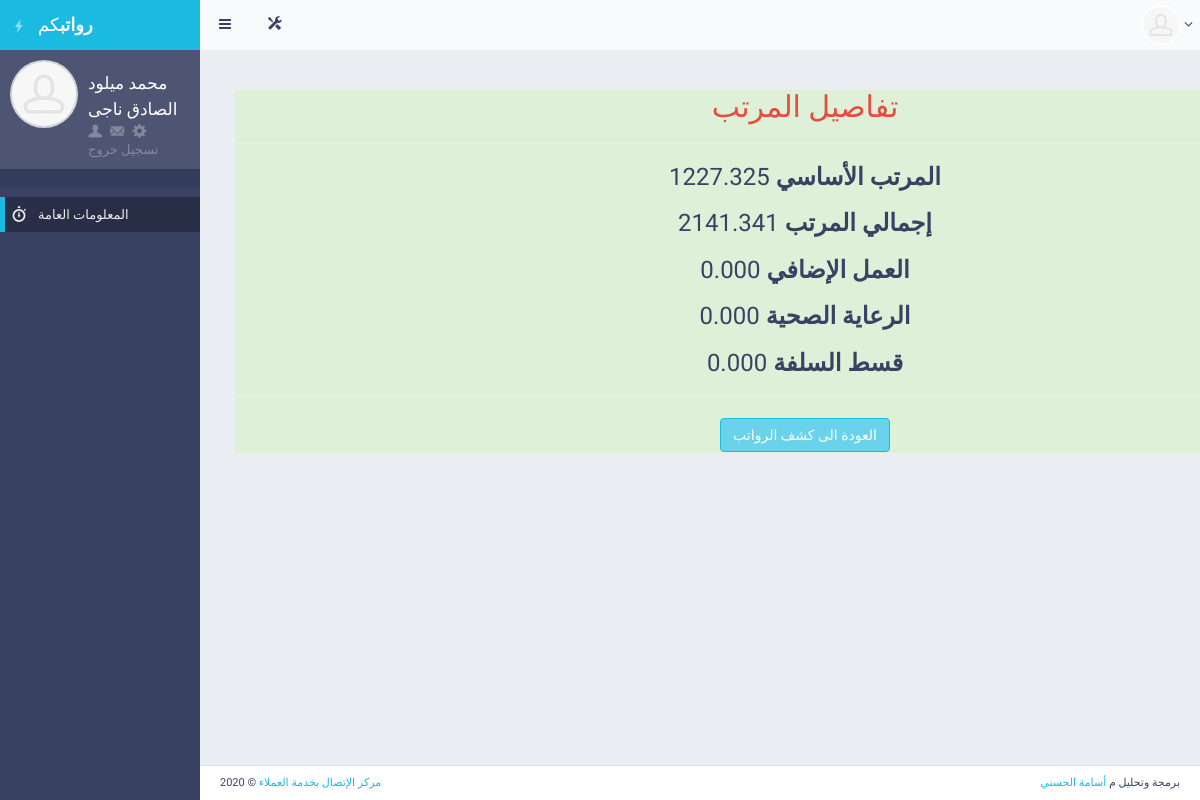
Screenshot of /salary/4428 (signed in) with the database file from the repository.
### employee/models.py (models this page shows)
class Salary(models.Model):
    user = models.ForeignKey(User, on_delete=models.CASCADE, null=False)
    emmpname = models.CharField(max_length=250, blank=True, null=True)
    sMonth = models.IntegerField(blank=False, null=False)
    sYear = models.IntegerField(blank=False, null=False)
    base_salary = models.DecimalField(max_digits=9, decimal_places=3)
    total_salary = models.DecimalField(max_digits=9, decimal_places=3)
    total_Diesc = models.DecimalField(max_digits=9, decimal_places=3)
    net_salary = models.DecimalField(max_digits=9, decimal_places=3)
    overtime = models.DecimalField(max_digits=9, decimal_places=3)
    health_care = models.DecimalField(max_digits=9, decimal_places=3)
    solfa1 = models.DecimalField(max_digits=9, decimal_places=3)
    solfa2 = models.DecimalField(max_digits=9, decimal_places=3)

### employee/views.py (the view)
# urls.py: path('salary/<int:salary_pk>', views.salary, name='salary'),
def salary(request, salary_pk):
    salary = get_object_or_404(Salary, pk=salary_pk, user=request.user)
    return render(request, 'salary.html', {'salary': salary})

### employee/templates/salary.html
{% extends 'master.html' %} {% load static %} {% block mainblock %}
<body style="font-family: 'Cairo', sans-serif">
  <div id="page-content">
    <div class="container">
      <div class="row">
        <div class="col-md-12">
          <div class="card text-center text-white bg-success mb-3 ">
            <h2 class="card-header text-center text-danger">تفاصيل المرتب</h2>
            <hr>
            <div class="card-body">
              <h3 class="card-title"> <strong> المرتب الأساسي </strong> {{ salary.base_salary }}</h3>
              <h3 class="card-title"> <strong> إجمالي المرتب </strong> {{ salary.total_salary }}</h3>
              <h3 class="card-title"> <strong> العمل الإضافي </strong> {{ salary.overtime }}</h3>
              <h3 class="card-title"> <strong> الرعاية الصحية </strong> {{ salary.health_care }}</h3>
              <h3 class="card-title"> <strong> قسط السلفة </strong> {{ salary.solfa2 }}</h3>
              <hr>
              <a href="/views_salary/" class="btn btn-primary">العودة الى كشف الرواتب</a>
            </div>
          </div>
        </div>
      </div>
    </div>
  </div>
</body>
{% endblock mainblock %}

### employee/templates/master.html (shortened to what this page needs)
{% load static %}
<!DOCTYPE html>
<html class="no-js" lang="ar">
<head>
    <link rel="stylesheet" href="{% static 'css/bootstrap.min.css' %}">
    <link rel="stylesheet" href="{% static 'css/plugins.css' %}">
    <link rel="stylesheet" href="{% static 'css/main.css' %}">
    <link rel="stylesheet" href="{% static 'css/themes.css' %}">
</head>
<body style="font-family:  'Cairo', sans-serif;">
    <div id="page-wrapper">
        <div id="page-container" class="sidebar-partial sidebar-visible-lg sidebar-no-animations">
            <div id="sidebar">
                <div id="sidebar-scroll">
                    <div class="sidebar-content">
                        <a href="/dash" class="sidebar-brand">
                            <i class="gi gi-flash"></i><span
                                class="sidebar-nav-mini-hide"><strong>رواتب</strong>كم</span>
                        </a>
                        <div class="sidebar-section sidebar-user clearfix sidebar-nav-mini-hide">
                            <div class="sidebar-user-avatar">
                                <a href="/pro">
                                    <img src="{% static 'img/placeholders/avatars/avatar2.jpg' %}" alt="avatar">
                                </a>
                            </div>
                            <div class="sidebar-user-name">{{ user.get_short_name }}</div>
                            <div class="sidebar-user-links">
                                <a href="/pro" data-toggle="tooltip" data-placement="bottom" title="Profile"><i
                                        class="gi gi-user"></i></a>
                                <a href="#" data-toggle="tooltip" data-placement="bottom" title="Messages"><i
                                        class="gi gi-envelope"></i></a>
                                <a href="javascript:void(0)" class="enable-tooltip" data-placement="bottom"
                                    title="Settings" onclick="$('#modal-user-settings').modal('show');"><i
                                        class="gi gi-cogwheel"></i></a>
                                <a href="#" onclick="$('#signOutBtn').click()" class="nav-link active ">تسجيل خروج</a>
                            </div>
                        </div>
                        <ul class="sidebar-section sidebar-themes clearfix sidebar-nav-mini-hide">
                        </ul>
                        <ul class="sidebar-nav">
                            <li>
                                <a href="/dash" class=" active"><i class="gi gi-stopwatch sidebar-nav-icon"></i><span
                                        class="sidebar-nav-mini-hide">المعلومات العامة</span></a>
                            </li>
                        </ul>
                    </div>
                </div>
            </div>
            <div id="main-container">
                <header class="navbar navbar-default">
                    <ul class="nav navbar-nav-custom">
                        <li>
                            <a href="javascript:void(0)" onclick="App.sidebar('toggle-sidebar');this.blur();">
                                <i class="fa fa-bars fa-fw"></i>
                            </a>
                        </li>
                        <li class="dropdown">
                            <a href="javascript:void(0)" class="dropdown-toggle" data-toggle="dropdown">
                                <i class="gi gi-settings"></i>
                            </a>
                        </li>
                    </ul>
                    <ul class="nav navbar-nav-custom pull-right">
                        <li class="dropdown">
                            <a href="javascript:void(0)" class="dropdown-toggle" data-toggle="dropdown">
                                <img src="{% static 'img/placeholders/avatars/avatar2.jpg' %}" alt="avatar"> <i
                                    class="fa fa-angle-down"></i>
                            </a>
                        </li>
                    </ul>
                </header>
                {%  block mainblock %}
                {% endblock mainblock %}
                <footer class="clearfix">
                    <div class="pull-right">
                        برمجة وتحليل م <a href="#" target="_blank"> أسامة الحسني</a>
                    </div>
                    <div class="pull-left">
                        <span id="year-copy"></span> &copy; <a href="#" target="_blank">مركز الإتصال بخدمة العملاء</a>
                    </div>
                </footer>
            </div>
        </div>
    </div>
</body>
</html>

### rows the page displays
Salary: base_salary "1227.325", total_salary "2141.341", overtime "0.000", health_care "0.000", solfa2 "0.000"

### other values shown
{{ user.get_short_name }} "محمد ميلود الصادق ناجى"
